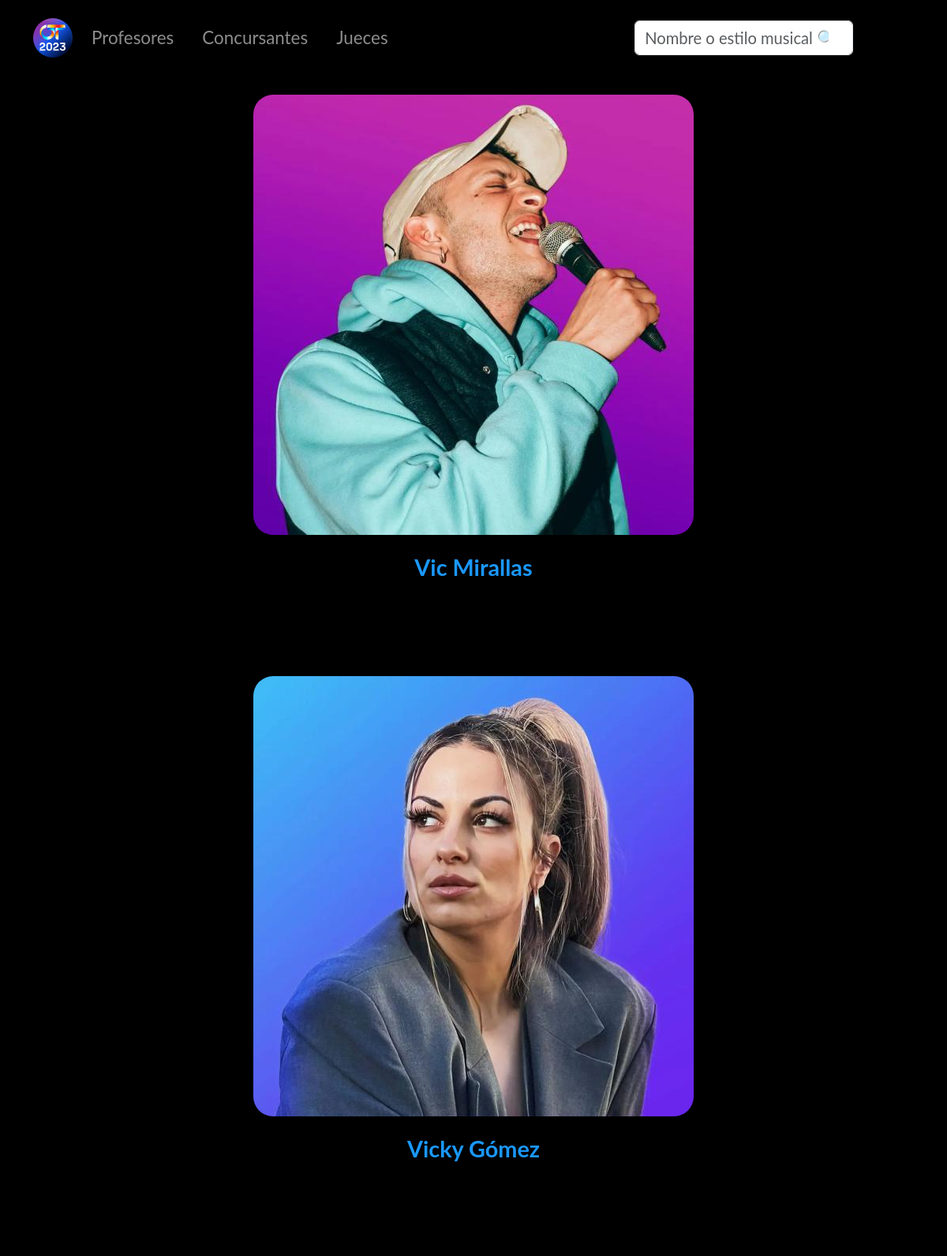
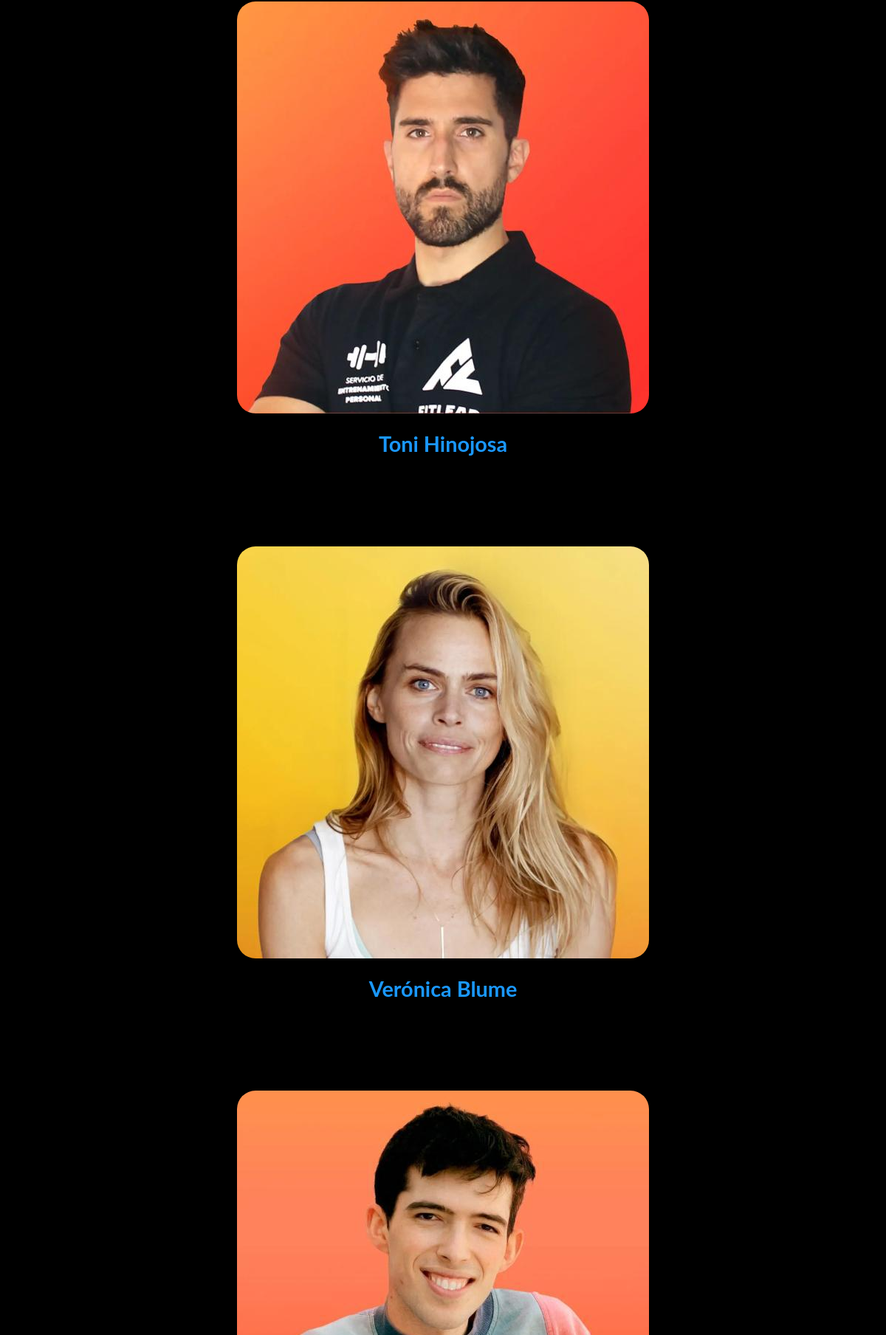
Screenshot of /teachers/ (upper part) with the database file from the repository (2 pictures, top to bottom).
### teacher/models.py (models this page shows, shortened)
class Teacher(models.Model):
    first_name = models.CharField(max_length=20)
    last_name = models.CharField(max_length=20)
    slug = models.SlugField(max_length=20, unique=True)
    subject = models.CharField(max_length=20)
    avatar = models.ImageField()
    description = models.CharField(max_length=600)
    class Meta:
        ordering = ["id"]
        indexes = [models.Index(fields=["first_name"])]
    def get_absolute_url(self) -> str:
        return reverse("teacher:teacher_detail", kwargs=dict(teacher_slug=self.slug))

### teacher/views.py (the view)
# urls.py: path("teachers/", views.teachers, name="teachers"),
def teachers(request: HttpRequest) -> HttpResponse:
    teachers = Teacher.objects.all()
    return render(request, "teachers.html", dict(teachers=teachers))

### teacher/templates/teachers.html (shortened to what this page needs)
{% extends "base.html" %}
{% load thumbnail %}
{% load static %}
{% block content %}
{% include "header.html" %}
<div class="my-row">
  {% for teacher in teachers %}
  <div>
    <a href="{{ teacher.get_absolute_url }}">
      <img class="teach-image" src="{% thumbnail teacher.avatar 300x300 %}" alt="profe image">
    </a>
    <p class="title-section">{{ teacher.first_name }} {{ teacher.last_name }}</p>
  </div>
  {% endfor %}
</div>
{% endblock %}

### contestant/static/css/style.css (style rules this page uses)
body { display: flex; flex-direction: column; align-items: center; min-height: 100vh; font-family: "Lato", sans-serif; background-color: black; }
.my-row { margin-top: 70px; display: flex; flex-wrap: wrap; justify-content: space-around; gap: 50px; }
.title-section { margin-top: -30px; font-size: 1.8em; font-weight: bold; color: white; color: #1a98ff; text-align: center; }
.teach-image { border-radius: 25px; margin: 50px 50px 50px 50px; transition: 0.2s ease; }

### rows the page displays
Teacher: avatar (picture), first_name "Vic", last_name "Mirallas"
Teacher: avatar (picture), first_name "Vicky", last_name "Gómez"
Teacher: avatar (picture), first_name "Toni", last_name "Hinojosa"
Teacher: avatar (picture), first_name "Verónica", last_name "Blume"
Teacher: avatar (picture)
